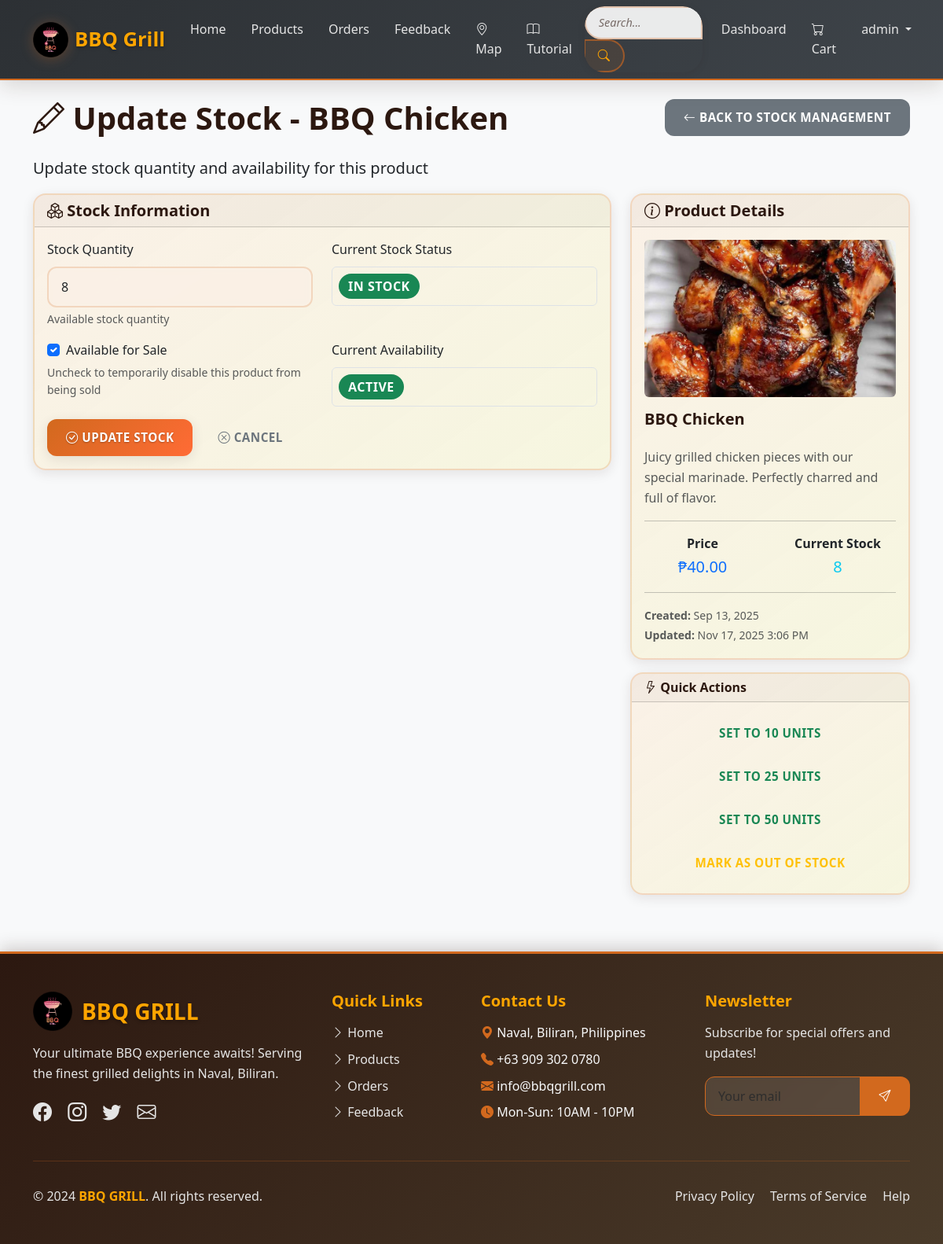
The page /management/stock/2/update/ (signed in) on the database its author committed.
### core/models.py (models this page shows, shortened)
class Product(models.Model):
    name = models.CharField(max_length=120)
    description = models.TextField(blank=True)
    price = models.DecimalField(max_digits=8, decimal_places=2)
    image = models.ImageField(upload_to='products/', blank=True, null=True)
    stock_quantity = models.PositiveIntegerField(default=0, help_text="Available stock quantity")
    is_active = models.BooleanField(default=True)
    created_at = models.DateTimeField(auto_now_add=True)
    updated_at = models.DateTimeField(auto_now=True)
    class Meta:
        ordering = ['name']

### core/views.py (the view)
# urls.py: path("management/stock/<int:product_id>/update/", views.admin_update_stock, name="admin_update_stock"),
@user_passes_test(lambda u: u.is_staff)
def admin_update_stock(request: HttpRequest, product_id: int) -> HttpResponse:
    product = get_object_or_404(Product, id=product_id)
    if request.method == 'POST':
        form = ProductStockForm(request.POST, instance=product)
        if form.is_valid():
            form.save()
            messages.success(request, f'Stock updated for {product.name}')
            if request.user.is_authenticated:
                log_user_activity(
                    request.user,
                    'admin_action',
                    f'Updated stock for {product.name}: {product.stock_quantity} units, Active: {product.is_active}',
                    request
                )
            return redirect('admin_stock_management')
    else:
        form = ProductStockForm(instance=product)
    context = {
        'form': form,
        'product': product,
        'title': f'Update Stock - {product.name}'
    }
    return render(request, 'core/admin_update_stock.html', context)

### templates/core/admin_update_stock.html (shortened to what this page needs)
{% extends 'base.html' %}
{% block content %}
<div class="row">
    <div class="col-md-8">
        <h1><i class="bi bi-pencil"></i> {{ title }}</h1>
        <p class="lead">Update stock quantity and availability for this product</p>
    </div>
    <div class="col-md-4 text-end">
        <a href="{% url 'admin_stock_management' %}" class="btn btn-secondary">
            <i class="bi bi-arrow-left"></i> Back to Stock Management
        </a>
    </div>
</div>
<div class="row">
    <div class="col-md-8">
        <div class="card">
            <div class="card-header">
                <h5 class="mb-0">
                    <i class="bi bi-boxes"></i> Stock Information
                </h5>
            </div>
            <div class="card-body">
                <form method="post">
                    <div class="row mb-3">
                        <div class="col-md-6">
                            <label for="{{ form.stock_quantity.id_for_label }}" class="form-label">
                                {{ form.stock_quantity.label }}
                            </label>
                            {{ form.stock_quantity }}
                            {% if form.stock_quantity.help_text %}
                                <div class="form-text">{{ form.stock_quantity.help_text }}</div>
                            {% endif %}
                        </div>
                        <div class="col-md-6">
                            <label class="form-label">Current Stock Status</label>
                            <div class="p-2 border rounded">
                                {% if product.stock_quantity == 0 %}
                                    <span class="badge bg-danger fs-6">Out of Stock</span>
                                {% elif product.stock_quantity <= 5 %}
                                    <span class="badge bg-warning fs-6">Low Stock</span>
                                {% else %}
                                    <span class="badge bg-success fs-6">In Stock</span>
                                {% endif %}
                            </div>
                        </div>
                    </div>
                    <div class="row mb-3">
                        <div class="col-md-6">
                            <div class="form-check">
                                {{ form.is_active }}
                                <label class="form-check-label" for="{{ form.is_active.id_for_label }}">
                                    {{ form.is_active.label }}
                                </label>
                            </div>
                            <div class="form-text">
                                Uncheck to temporarily disable this product from being sold
                            </div>
                        </div>
                        <div class="col-md-6">
                            <label class="form-label">Current Availability</label>
                            <div class="p-2 border rounded">
                                {% if product.is_active %}
                                    <span class="badge bg-success fs-6">Active</span>
                                {% else %}
                                    <span class="badge bg-secondary fs-6">Inactive</span>
                                {% endif %}
                            </div>
                        </div>
                    </div>
                    <div class="d-flex gap-2">
                        <button type="submit" class="btn btn-primary">
                            <i class="bi bi-check-circle"></i> Update Stock
                        </button>
                        <a href="{% url 'admin_stock_management' %}" class="btn btn-outline-secondary">
                            <i class="bi bi-x-circle"></i> Cancel
                        </a>
                    </div>
                </form>
            </div>
        </div>
    </div>
    <div class="col-md-4">
        <div class="card">
            <div class="card-header">
                <h5 class="mb-0">
                    <i class="bi bi-info-circle"></i> Product Details
                </h5>
            </div>
            <div class="card-body">
                {% if product.image %}
                    <img src="{{ product.image.url }}" alt="{{ product.name }}"
                         class="img-fluid rounded mb-3" style="max-height: 200px; width: 100%; object-fit: cover;">
                {% else %}
                    <div class="bg-light d-flex align-items-center justify-content-center rounded mb-3"
                         style="height: 200px;">
                        <i class="bi bi-image fs-1 text-muted"></i>
                    </div>
                {% endif %}
                <h5>{{ product.name }}</h5>
                <p class="text-muted">{{ product.description|default:"No description available" }}</p>
                <hr>
                <div class="row text-center">
                    <div class="col-6">
                        <strong>Price</strong>
                        <div class="fs-5 text-primary">₱{{ product.price }}</div>
                    </div>
                    <div class="col-6">
                        <strong>Current Stock</strong>
                        <div class="fs-5 text-info">{{ product.stock_quantity }}</div>
                    </div>
                </div>
                <hr>
                <small class="text-muted">
                    <strong>Created:</strong> {{ product.created_at|date:"M d, Y" }}<br>
                    <strong>Updated:</strong> {{ product.updated_at|date:"M d, Y g:i A" }}
                </small>
            </div>
        </div>
        <div class="card mt-3">
            <div class="card-header">
                <h6 class="mb-0">
                    <i class="bi bi-lightning"></i> Quick Actions
                </h6>
            </div>
            <div class="card-body">
                <div class="d-grid gap-2">
                    <button type="button" class="btn btn-outline-success btn-sm" onclick="setStock(10)">
                        Set to 10 units
                    </button>
                    <button type="button" class="btn btn-outline-success btn-sm" onclick="setStock(25)">
                        Set to 25 units
                    </button>
                    <button type="button" class="btn btn-outline-success btn-sm" onclick="setStock(50)">
                        Set to 50 units
                    </button>
                    <button type="button" class="btn btn-outline-warning btn-sm" onclick="setStock(0)">
                        Mark as Out of Stock
                    </button>
                </div>
            </div>
        </div>
    </div>
</div>
{% endblock %}

### templates/base.html (shortened to what this page needs)
<!DOCTYPE html>
<html lang="en">
<head>
    <link href="https://cdn.jsdelivr.net/npm/bootstrap@5.3.0/dist/css/bootstrap.min.css" rel="stylesheet">
    <link href="https://cdn.jsdelivr.net/npm/bootstrap-icons@1.10.0/font/bootstrap-icons.css" rel="stylesheet">
    {% load static %}
    <link rel="stylesheet" href="{% static 'css/style.css' %}">
</head>
<body class="d-flex flex-column min-vh-100">
    <nav class="navbar navbar-expand-lg navbar-dark bg-dark">
        <div class="container">
            <a class="navbar-brand d-flex align-items-center" href="{% url 'home' %}">
                <img src="{% static 'image/logo bbq grill.png' %}" alt="BBQ Grill Logo" class="navbar-logo me-2">
                BBQ Grill
            </a>
            <div class="collapse navbar-collapse" id="navbarNav">
                <ul class="navbar-nav me-auto">
                    <li class="nav-item">
                        <a class="nav-link" href="{% url 'home' %}">Home</a>
                    </li>
                    <li class="nav-item">
                        <a class="nav-link" href="{% url 'product_list' %}">Products</a>
                    </li>
                    <li class="nav-item">
                        <a class="nav-link" href="{% url 'order_list' %}">Orders</a>
                    </li>
                    <li class="nav-item">
                        <a class="nav-link" href="{% url 'feedback' %}">Feedback</a>
                    </li>
                    <li class="nav-item">
                        <a class="nav-link" href="{% url 'map' %}"><i class="bi bi-geo-alt"></i> Map</a>
                    </li>
                    <li class="nav-item">
                        <a class="nav-link" href="{% url 'tutorial' %}"><i class="bi bi-book"></i> Tutorial</a>
                    </li>
                </ul>
                <div class="search-container me-2" style="position: relative;">
                    <form class="d-flex" method="get" action="{% url 'product_list' %}" role="search">
                        <div class="input-group">
                            <input
                                class="form-control"
                                type="search"
                                name="search"
                                id="navbar-search"
                                placeholder="Search..."
                                aria-label="Search"
                                value="{{ request.GET.search }}"
                                autocomplete="off"
                                style="min-width: 150px;">
                            <button class="btn btn-outline-light" type="submit">
                                <i class="bi bi-search"></i>
                            </button>
                        </div>
                    </form>
                </div>
                <ul class="navbar-nav">
                    {% if user.is_authenticated %}
                        <li class="nav-item">
                            <a class="nav-link" href="{% url 'dashboard' %}">Dashboard</a>
                        </li>
                        <li class="nav-item">
                            <a class="nav-link" href="{% url 'cart_view' %}">
                                <i class="bi bi-cart"></i> Cart
                            </a>
                        </li>
                        <li class="nav-item dropdown">
                            <a class="nav-link dropdown-toggle" href="#" role="button" data-bs-toggle="dropdown">
                                {{ user.username }}
                            </a>
                        </li>
                    {% endif %}
                </ul>
            </div>
        </div>
    </nav>
    <main class="container my-4 flex-grow-1">
        {% block content %}
        {% endblock %}
    </main>
    <footer class="bg-dark text-light py-5 mt-5">
        <div class="container">
            <div class="row g-4">
                <div class="col-lg-4 col-md-6">
                    <div class="d-flex align-items-center mb-3">
                        <img src="{% static 'image/logo bbq grill.png' %}" alt="BBQ Grill Logo" style="height: 50px; width: auto; margin-right: 12px;">
                        <h3 class="fw-bold mb-0" style="color: var(--bbq-gold); text-shadow: 0 2px 4px rgba(0, 0, 0, 0.3);">BBQ GRILL</h3>
                    </div>
                    <p class="mb-3" style="color: var(--bbq-ash);">Your ultimate BBQ experience awaits! Serving the finest grilled delights in Naval, Biliran.</p>
                    <div class="social-links">
                        <a href="#" class="text-light me-3" style="font-size: 1.5rem;"><i class="bi bi-facebook"></i></a>
                        <a href="#" class="text-light me-3" style="font-size: 1.5rem;"><i class="bi bi-instagram"></i></a>
                        <a href="#" class="text-light me-3" style="font-size: 1.5rem;"><i class="bi bi-twitter"></i></a>
                        <a href="#" class="text-light" style="font-size: 1.5rem;"><i class="bi bi-envelope"></i></a>
                    </div>
                </div>
                <div class="col-lg-2 col-md-6">
                    <h5 class="fw-bold mb-3" style="color: var(--bbq-gold);">Quick Links</h5>
                    <ul class="list-unstyled">
                        <li class="mb-2"><a href="{% url 'home' %}" class="text-light text-decoration-none"><i class="bi bi-chevron-right"></i> Home</a></li>
                        <li class="mb-2"><a href="{% url 'product_list' %}" class="text-light text-decoration-none"><i class="bi bi-chevron-right"></i> Products</a></li>
                        <li class="mb-2"><a href="{% url 'order_list' %}" class="text-light text-decoration-none"><i class="bi bi-chevron-right"></i> Orders</a></li>
                        <li class="mb-2"><a href="{% url 'feedback' %}" class="text-light text-decoration-none"><i class="bi bi-chevron-right"></i> Feedback</a></li>
                    </ul>
                </div>
                <div class="col-lg-3 col-md-6">
                    <h5 class="fw-bold mb-3" style="color: var(--bbq-gold);">Contact Us</h5>
                    <ul class="list-unstyled">
                        <li class="mb-2"><i class="bi bi-geo-alt-fill" style="color: var(--bbq-ember);"></i> Naval, Biliran, Philippines</li>
                        <li class="mb-2"><i class="bi bi-telephone-fill" style="color: var(--bbq-ember);"></i> +63 909 302 0780</li>
                        <li class="mb-2"><i class="bi bi-envelope-fill" style="color: var(--bbq-ember);"></i> info@bbqgrill.com</li>
                        <li class="mb-2"><i class="bi bi-clock-fill" style="color: var(--bbq-ember);"></i> Mon-Sun: 10AM - 10PM</li>
                    </ul>
                </div>
                <div class="col-lg-3 col-md-6">
                    <h5 class="fw-bold mb-3" style="color: var(--bbq-gold);">Newsletter</h5>
                    <p style="color: var(--bbq-ash);">Subscribe for special offers and updates!</p>
                    <div class="input-group mb-3">
                        <input type="email" class="form-control" placeholder="Your email" style="background: rgba(255,255,255,0.1); border: 1px solid var(--bbq-ember); color: white;">
                        <button class="btn" style="background: var(--bbq-ember); color: white;" type="button"><i class="bi bi-send"></i></button>
                    </div>
                </div>
            </div>
            <hr style="border-color: var(--bbq-ember); margin: 2rem 0;">
            <div class="row">
                <div class="col-md-6 text-center text-md-start">
                    <p class="mb-0" style="color: var(--bbq-ash);">&copy; 2024 <span class="fw-bold" style="color: var(--bbq-gold);">BBQ GRILL</span>. All rights reserved.</p>
                </div>
                <div class="col-md-6 text-center text-md-end">
                    <a href="#" class="text-light text-decoration-none me-3">Privacy Policy</a>
                    <a href="#" class="text-light text-decoration-none me-3">Terms of Service</a>
                    <a href="{% url 'tutorial' %}" class="text-light text-decoration-none">Help</a>
                </div>
            </div>
        </div>
    </footer>
</body>
</html>

### rows shown on the page
Product: stock_quantity "8", is_active "☑", image (picture), name "BBQ Chicken", description "Juicy grilled chicken pieces with our special marinade. Perfectly charred and full of flavor.", price "40.00", created_at "Sep 13, 2025", updated_at "Nov 17, 2025 3:06 PM"

### other values the page prints
{{ user.username }} "admin"
{{ title }} "Update Stock - BBQ Chicken"
